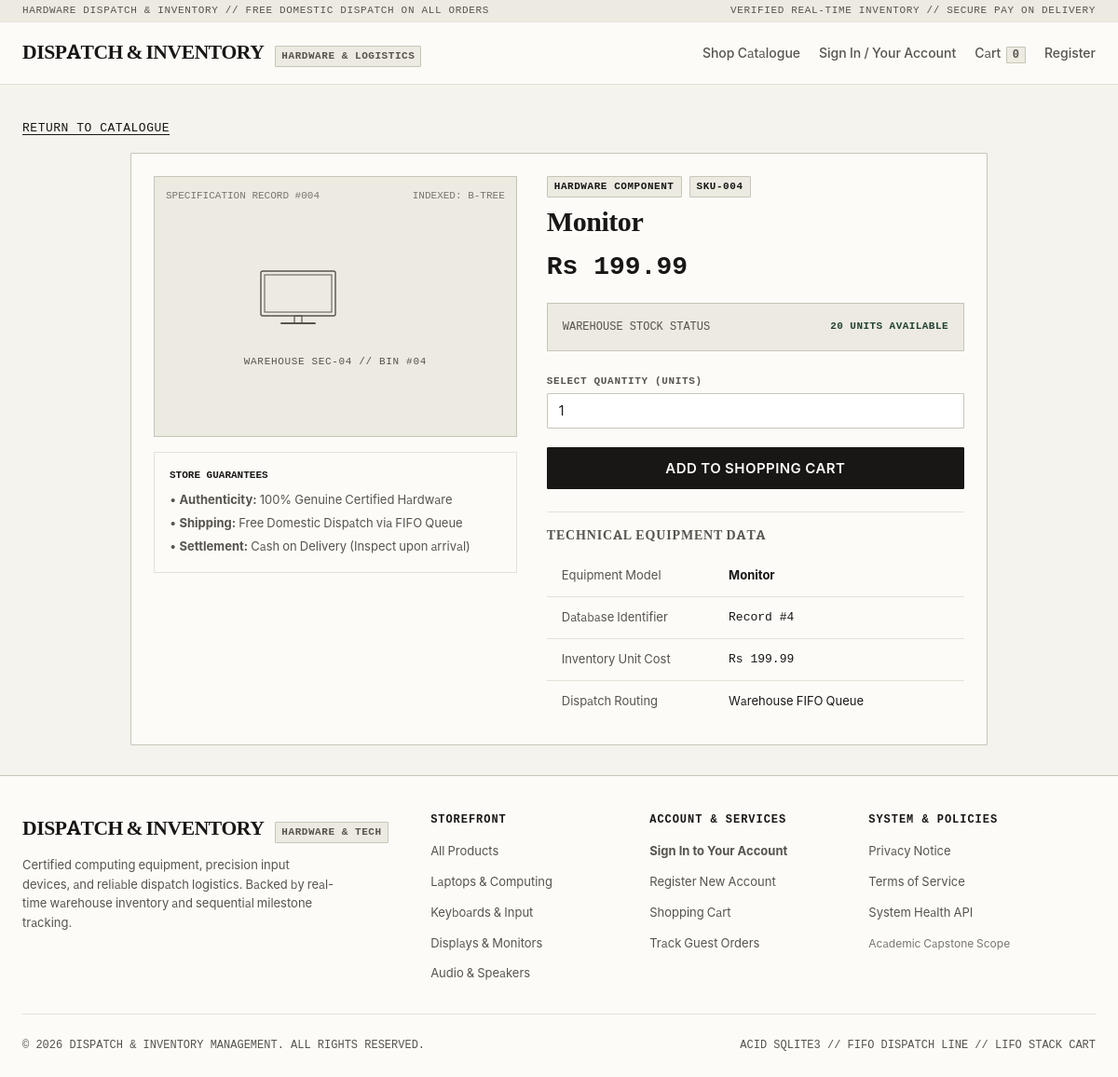
The app's page /product/4 with its own data.
### tables this page shows
CREATE TABLE Products(
           Product_id INTEGER PRIMARY KEY AUTOINCREMENT,
           Name TEXT NOT NULL,
           Price REAL NOT NULL CHECK(Price>0),
           Stock INTEGER CHECK(Stock>=0)
           );

### app.py (the view)
@app.route('/product/<int:product_id>')
def product_detail(product_id):
    product = store.get_product_by_id(product_id, conn=g.db)
    if not product:
        abort(404, description=f"Product #{product_id} not found in catalog.")
    cart_stack = get_cart_stack()
    current_in_cart = sum(item['quantity'] for item in cart_stack.item if item['id'] == product_id)
    return render_template(
        'product_detail.html',
        product=product,
        current_in_cart=current_in_cart
    )

### algorithm.py (called while the page is built)
def binary_search_by_id(sorted_products, target_id):
    low = 0
    high = len(sorted_products) - 1
    while low <= high:
        mid = (low + high) // 2
        mid_id = sorted_products[mid]['id']
        if mid_id == target_id:
            return sorted_products[mid]
        elif mid_id < target_id:
            low = mid + 1
        else:
            high = mid - 1
    return None

### app.py (called while the page is built)
@app.before_request
def before_request():
    g.db = database.get_db_connection(app.config['DATABASE_PATH'])
    if 'csrf_token' not in session:
        session['csrf_token'] = secrets.token_hex(24)
    if 'cart' not in session:
        session['cart'] = []
    if request.method == 'POST':
        submitted_token = request.form.get('csrf_token')
        expected_token = session.get('csrf_token')
        if not submitted_token or submitted_token != expected_token:
            abort(400, description="Invalid or missing CSRF token. Please refresh and try again.")

@app.teardown_appcontext
def teardown_db(exception=None):
    db = g.pop('db', None)
    if db is not None:
        db.close()

@app.context_processor
def inject_global_template_vars():
    cart = session.get('cart', [])
    cart_count = sum(item.get('quantity', 0) for item in cart)
    return {
        'cart_count': cart_count,
        'current_user_name': session.get('user_name'),
        'current_user_role': session.get('user_role')
    }

def get_cart_stack() -> CreateStack:
    cart_stack = CreateStack()
    for item in session.get('cart', []):
        cart_stack.push(item)
    return cart_stack

### database.py (called while the page is built)
def get_db_connection(db_path: str = None) -> sqlite3.Connection:
    target_path = db_path or os.getenv("DATABASE_PATH", DEFAULT_DB_PATH)
    conn = sqlite3.connect(target_path)
    conn.execute("PRAGMA foreign_keys = ON;")
    conn.row_factory = sqlite3.Row
    return conn

### store.py (called while the page is built)
    def get_product_by_id(self, product_id: int, conn: sqlite3.Connection = None) -> dict:
        products = self.get_all_products(conn)
        return binary_search_by_id(products, product_id)

### templates/product_detail.html (shortened to what this page needs)
{% extends "base.html" %}
{% from "product_schematic.html" import render_schematic %}
{% block content %}
<div style="margin-bottom:var(--space-4);">
  <a href="/" style="font-family:var(--font-mono); font-size:0.8125rem; letter-spacing:0.04em; text-transform:uppercase;">
    Return to Catalogue
  </a>
</div>
<div class="panel" style="max-width:920px; margin:0 auto;">
  <div style="display:grid; grid-template-columns:1fr 1.15fr; gap:var(--space-8); align-items:flex-start;">
    <div>
      <div style="border:1px solid var(--border-medium); background-color:var(--bg-subtle); padding:var(--space-8) var(--space-6); display:flex; flex-direction:column; align-items:center; justify-content:center; position:relative; min-height:280px; margin-bottom:var(--space-4);">
        <div style="position:absolute; top:var(--space-3); left:var(--space-3); font-family:var(--font-mono); font-size:0.6875rem; color:var(--text-subtle);">
          SPECIFICATION RECORD #{{ "%03d"|format(product.id) }}
        </div>
        <div style="position:absolute; top:var(--space-3); right:var(--space-3); font-family:var(--font-mono); font-size:0.6875rem; color:var(--text-subtle);">
          INDEXED: B-TREE
        </div>
        <div style="width:100%; max-width:200px; margin:var(--space-4) 0;">
        </div>
        <div style="font-family:var(--font-mono); font-size:0.6875rem; color:var(--text-muted); text-transform:uppercase; letter-spacing:0.06em;">
          WAREHOUSE SEC-04 // BIN #{{ "%02d"|format(product.id) }}
        </div>
      </div>
      <div style="border:1px solid var(--border-light); background-color:var(--bg-surface); padding:var(--space-4); font-size:0.8125rem; line-height:1.6;">
        <div style="font-family:var(--font-mono); font-size:0.6875rem; font-weight:700; text-transform:uppercase; color:var(--text-main); margin-bottom:var(--space-2);">
          Store Guarantees
        </div>
        <div style="color:var(--text-muted); margin-bottom:var(--space-1);">&bull; <strong>Authenticity:</strong> 100% Genuine Certified Hardware</div>
        <div style="color:var(--text-muted); margin-bottom:var(--space-1);">&bull; <strong>Shipping:</strong> Free Domestic Dispatch via FIFO Queue</div>
        <div style="color:var(--text-muted);">&bull; <strong>Settlement:</strong> Cash on Delivery (Inspect upon arrival)</div>
      </div>
    </div>
    <div>
      <div style="display:flex; gap:var(--space-2); margin-bottom:var(--space-2);">
        <span class="badge">HARDWARE COMPONENT</span>
        <span class="badge">SKU-{{ "%03d"|format(product.id) }}</span>
      </div>
      <h1 style="font-size:1.875rem; margin-bottom:var(--space-2);">{{ product.name }}</h1>
      <div style="font-family:var(--font-mono); font-size:1.75rem; font-weight:700; margin-bottom:var(--space-4); color:var(--text-main);">
        Rs {{ "%.2f"|format(product.price) }}
      </div>
      <div style="margin-bottom:var(--space-6); padding:var(--space-4); background-color:var(--bg-subtle); border:1px solid var(--border-medium);">
        <div style="display:flex; justify-content:space-between; align-items:center;">
          <span style="font-family:var(--font-mono); font-size:0.75rem; text-transform:uppercase; color:var(--text-muted);">
            Warehouse Stock Status
          </span>
          {% if product.stock > 0 %}
            <span class="stock-tag stock-available">{{ product.stock }} units available</span>
          {% else %}
            <span class="stock-tag stock-out">Out of stock</span>
          {% endif %}
        </div>
      </div>
      {% if product.stock > 0 %}
        <form method="POST" action="/cart/add">
          <div class="form-group" style="margin-bottom:var(--space-5);">
            <label for="quantity">Select Quantity (Units)</label>
            <input type="number" id="quantity" name="quantity" class="form-control"
                   min="1" max="{{ product.stock - current_in_cart }}" value="1" required
                   {% if product.stock - current_in_cart <= 0 %}disabled{% endif %}>
          </div>
          <button type="submit" class="btn btn-primary" style="width:100%; padding:var(--space-3); font-size:0.9375rem;"
                  {% if product.stock - current_in_cart <= 0 %}disabled{% endif %}>
            Add to Shopping Cart
          </button>
        </form>
      {% else %}
        <button class="btn btn-secondary" style="width:100%; opacity:0.5; cursor:not-allowed;" disabled>
          Temporarily Out of Stock
        </button>
      {% endif %}
      <div style="margin-top:var(--space-6); padding-top:var(--space-4); border-top:1px solid var(--border-light);">
        <h3 style="font-size:0.875rem; text-transform:uppercase; letter-spacing:0.06em; color:var(--text-muted); margin-bottom:var(--space-3);">
          Technical Equipment Data
        </h3>
        <table style="font-size:0.8125rem;">
          <tbody>
            <tr>
              <td style="color:var(--text-muted); width:40%;">Equipment Model</td>
              <td><strong>{{ product.name }}</strong></td>
            </tr>
            <tr>
              <td style="color:var(--text-muted);">Database Identifier</td>
              <td style="font-family:var(--font-mono);">Record #{{ product.id }}</td>
            </tr>
            <tr>
              <td style="color:var(--text-muted);">Inventory Unit Cost</td>
              <td style="font-family:var(--font-mono);">Rs {{ "%.2f"|format(product.price) }}</td>
            </tr>
            <tr>
              <td style="color:var(--text-muted);">Dispatch Routing</td>
              <td>Warehouse FIFO Queue</td>
            </tr>
          </tbody>
        </table>
      </div>
    </div>
  </div>
</div>
{% endblock %}

### static/css/style.css (style rules this page uses)
:root { --bg-canvas: #f4f3ed; --bg-surface: #fcfbf8; --bg-surface-elevated: #ffffff; --bg-subtle: #eceae1; --bg-muted: #e2dfd4; --bg-dark: #181715; --text-main: #181715; --text-muted: #57544d; --text-subtle: #79766e; --text-inverse: #fcfbf8; --border-light: #e4e1d7; --border-medium: #c8c5b8; --border-strong: #181715; --accent-dispatch: #9a3412; --accent-inventory: #234333; --accent-info: #1f374a; --accent-warn: #854d0e; --accent-alert: #991b1b; --font-heading: 'Bitter', Georgia, 'Times New Roman', serif; --font-body: 'IBM Plex Sans', -apple-system, BlinkMacSystemFont, 'Segoe UI', Roboto, sans-serif; --font-mono: 'SFMono-Regular', Consolas, 'Liberation Mono', Menlo, monospace; --space-1: 4px; --space-2: 8px; --space-3: 12px; --space-4: 16px; --space-5: 20px; --space-6: 24px; --space-8: 32px; --space-10: 40px; --space-12: 48px; --space-16: 64px; --radius-xs: 1px; --radius-sm: 2px; --radius-md: 3px; }
*, *::before, *::after { box-sizing: border-box; margin: 0; padding: 0; }
html { font-size: 16px; -webkit-font-smoothing: antialiased; -moz-osx-font-smoothing: grayscale; background-color: var(--bg-canvas); }
body { font-family: var(--font-body); color: var(--text-main); background-color: var(--bg-canvas); line-height: 1.55; min-height: 100vh; display: flex; flex-direction: column; }
h1, h2, h3, h4 { font-family: var(--font-heading); color: var(--text-main); font-weight: 700; line-height: 1.25; letter-spacing: -0.015em; }
h1 { font-size: 2rem; }
h3 { font-size: 1.1875rem; }
a { color: var(--text-main); text-decoration: underline; text-underline-offset: 3px; text-decoration-thickness: 1px; transition: color 0.15s ease; }
.form-group { display: flex; flex-direction: column; gap: var(--space-1); }
.form-group label { font-family: var(--font-mono); font-size: 0.6875rem; font-weight: 600; text-transform: uppercase; letter-spacing: 0.06em; color: var(--text-muted); }
.form-control { font-family: var(--font-body); font-size: 0.875rem; padding: var(--space-2) var(--space-3); border: 1px solid var(--border-medium); border-radius: var(--radius-xs); background-color: var(--bg-surface-elevated); color: var(--text-main); min-height: 38px; transition: border-color 0.15s ease; }
.btn { font-family: var(--font-body); font-size: 0.8125rem; font-weight: 600; letter-spacing: 0.03em; text-transform: uppercase; padding: var(--space-2) var(--space-4); border: 1px solid var(--border-strong); border-radius: var(--radius-xs); cursor: pointer; display: inline-flex; align-items: center; justify-content: center; gap: var(--space-2); text-decoration: none; min-height: 38px; transition: background-color 0.15s ease, color 0.15s ease, border-color 0.15s ease; }
.btn-primary { background-color: var(--text-main); color: var(--text-inverse); border-color: var(--text-main); }
.stock-tag { font-family: var(--font-mono); font-size: 0.6875rem; font-weight: 600; letter-spacing: 0.04em; text-transform: uppercase; }
.stock-available { color: var(--accent-inventory); }
table { width: 100%; border-collapse: collapse; text-align: left; font-size: 0.875rem; }
th, td { padding: var(--space-3) var(--space-4); border-bottom: 1px solid var(--border-light); }
tr:last-child td { border-bottom: none; }
.badge { display: inline-block; font-family: var(--font-mono); font-size: 0.6875rem; font-weight: 700; text-transform: uppercase; letter-spacing: 0.05em; padding: 2px 7px; border-radius: var(--radius-xs); border: 1px solid var(--border-medium); background-color: var(--bg-subtle); color: var(--text-main); }
.panel { background-color: var(--bg-surface); border: 1px solid var(--border-medium); border-radius: var(--radius-xs); padding: var(--space-6); margin-bottom: var(--space-6); }

### records on screen
Products: name "Monitor", price "199.99", stock "20", quantity "1"

### other values on screen
{{ cart_count|default(0) }} "0"
{{ "%03d"|format(product.id) }} "004"
{{ "%02d"|format(product.id) }} "04"
{{ product.id }} "4"
